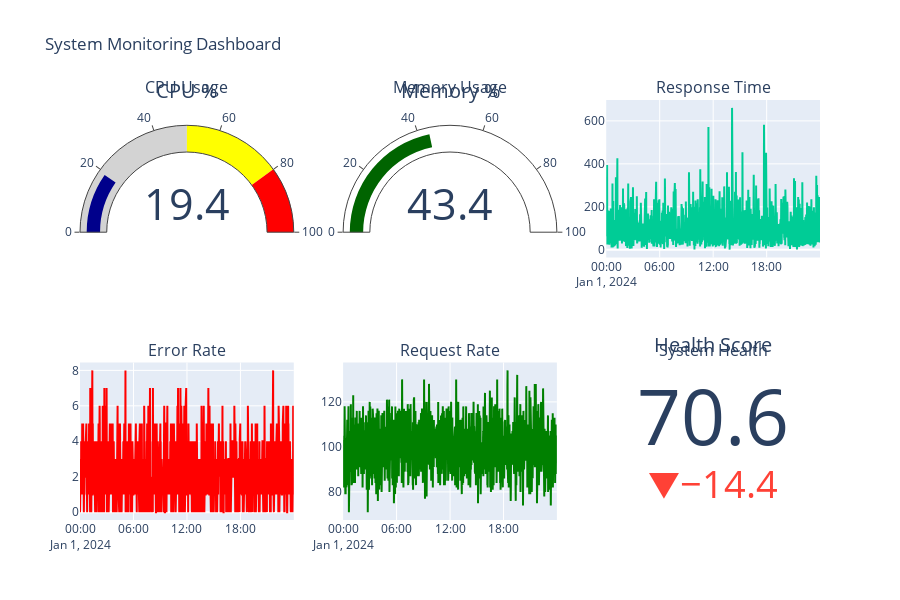

The cell this chart's notebook holds for it:
### Code cell
# Create monitoring dashboard layout
def create_monitoring_dashboard(data):
    """Create a monitoring dashboard with key metrics and alerts"""
    
    # Create subplots
    fig = make_subplots(
        rows=2, cols=3,
        subplot_titles=(
            'CPU Usage', 'Memory Usage', 'Response Time',
            'Error Rate', 'Request Rate', 'System Health'
        ),
        specs=[
            [{'type': 'indicator'}, {'type': 'indicator'}, {'type': 'scatter'}],
            [{'type': 'scatter'}, {'type': 'scatter'}, {'type': 'indicator'}]
        ]
    )
    
    latest = data.iloc[-1]
    
    # CPU Gauge
    fig.add_trace(
        go.Indicator(
            mode="gauge+number",
            value=latest['cpu_usage'],
            title={'text': 'CPU %'},
            gauge={'axis': {'range': [0, 100]},
                   'bar': {'color': 'darkblue'},
                   'steps': [
                       {'range': [0, 50], 'color': 'lightgray'},
                       {'range': [50, 80], 'color': 'yellow'},
                       {'range': [80, 100], 'color': 'red'}]}
        ),
        row=1, col=1
    )
    
    # Memory Gauge
    fig.add_trace(
        go.Indicator(
            mode="gauge+number",
            value=latest['memory_usage'],
            title={'text': 'Memory %'},
            gauge={'axis': {'range': [0, 100]},
                   'bar': {'color': 'darkgreen'}}
        ),
        row=1, col=2
    )
    
    # Response Time
    fig.add_trace(
        go.Scatter(
            x=data['timestamp'],
            y=data['response_time'],
            mode='lines',
            name='Response Time'
        ),
        row=1, col=3
    )
    
    # Error Rate
    fig.add_trace(
        go.Scatter(
            x=data['timestamp'],
            y=data['error_rate'] * 100,
            mode='lines',
            name='Error Rate',
            line=dict(color='red')
        ),
        row=2, col=1
    )
    
    # Request Rate
    fig.add_trace(
        go.Scatter(
            x=data['timestamp'],
            y=data['requests_per_sec'],
            mode='lines',
            name='Requests/sec',
            line=dict(color='green')
        ),
        row=2, col=2
    )
    
    # Health Score
    health_score = 100 - (data[['cpu_usage', 'memory_usage', 'error_rate']].mean().mean())
    fig.add_trace(
        go.Indicator(
            mode="number+delta",
            value=health_score,
            title={'text': 'Health Score'},
            delta={'reference': 85}
        ),
        row=2, col=3
    )
    
    fig.update_layout(height=600, showlegend=False, title_text="System Monitoring Dashboard")
    return fig

# Display monitoring dashboard
monitoring_dash = create_monitoring_dashboard(monitoring_data)
monitoring_dash.show()

### Figure 1 — Plotly figure (JSON) as saved in the notebook; plotly's stock layout.template omitted (floating-point values rounded to 4 significant figures; data arrays with more than 128 entries replaced by an {"elided": "..."} marker saying what was removed)
{"data": [{"domain": {"x": [0, 0.2889], "y": [0.625, 1]}, "gauge": {"axis": {"range": [0, 100]}, "bar": {"color": "darkblue"}, "steps": [{"color": "lightgray", "range": [0, 50]}, {"color": "yellow", "range": [50, 80]}, {"color": "red", "range": [80, 100]}]}, "mode": "gauge+number", "title": {"text": "CPU %"}, "type": "indicator", "value": 19.35}, {"domain": {"x": [0.3556, 0.6444], "y": [0.625, 1]}, "gauge": {"axis": {"range": [0, 100]}, "bar": {"color": "darkgreen"}}, "mode": "gauge+number", "title": {"text": "Memory %"}, "type": "indicator", "value": 43.41}, {"mode": "lines", "name": "Response Time", "type": "scatter", "x": {"elided": "1440 str values"}, "xaxis": "x", "y": {"elided": "1440 float values"}, "yaxis": "y"}, {"line": {"color": "red"}, "mode": "lines", "name": "Error Rate", "type": "scatter", "x": {"elided": "1440 str values"}, "xaxis": "x2", "y": {"elided": "1440 float values"}, "yaxis": "y2"}, {"line": {"color": "green"}, "mode": "lines", "name": "Requests/sec", "type": "scatter", "x": {"elided": "1440 str values"}, "xaxis": "x3", "y": {"elided": "1440 int values"}, "yaxis": "y3"}, {"delta": {"reference": 85}, "domain": {"x": [0.7111, 1], "y": [0, 0.375]}, "mode": "number+delta", "title": {"text": "Health Score"}, "type": "indicator", "value": 70.56}], "layout": {"annotations": [{"font": {"size": 16}, "showarrow": false, "text": "CPU Usage", "x": 0.1444, "xanchor": "center", "xref": "paper", "y": 1, "yanchor": "bottom", "yref": "paper"}, {"font": {"size": 16}, "showarrow": false, "text": "Memory Usage", "x": 0.5, "xanchor": "center", "xref": "paper", "y": 1, "yanchor": "bottom", "yref": "paper"}, {"font": {"size": 16}, "showarrow": false, "text": "Response Time", "x": 0.8556, "xanchor": "center", "xref": "paper", "y": 1, "yanchor": "bottom", "yref": "paper"}, {"font": {"size": 16}, "showarrow": false, "text": "Error Rate", "x": 0.1444, "xanchor": "center", "xref": "paper", "y": 0.375, "yanchor": "bottom", "yref": "paper"}, {"font": {"size": 16}, "showarrow": false, "text": "Request Rate", "x": 0.5, "xanchor": "center", "xref": "paper", "y": 0.375, "yanchor": "bottom", "yref": "paper"}, {"font": {"size": 16}, "showarrow": false, "text": "System Health", "x": 0.8556, "xanchor": "center", "xref": "paper", "y": 0.375, "yanchor": "bottom", "yref": "paper"}], "height": 600, "showlegend": false, "title": {"text": "System Monitoring Dashboard"}, "xaxis": {"anchor": "y", "domain": [0.7111, 1]}, "xaxis2": {"anchor": "y2", "domain": [0, 0.2889]}, "xaxis3": {"anchor": "y3", "domain": [0.3556, 0.6444]}, "yaxis": {"anchor": "x", "domain": [0.625, 1]}, "yaxis2": {"anchor": "x2", "domain": [0, 0.375]}, "yaxis3": {"anchor": "x3", "domain": [0, 0.375]}}}
